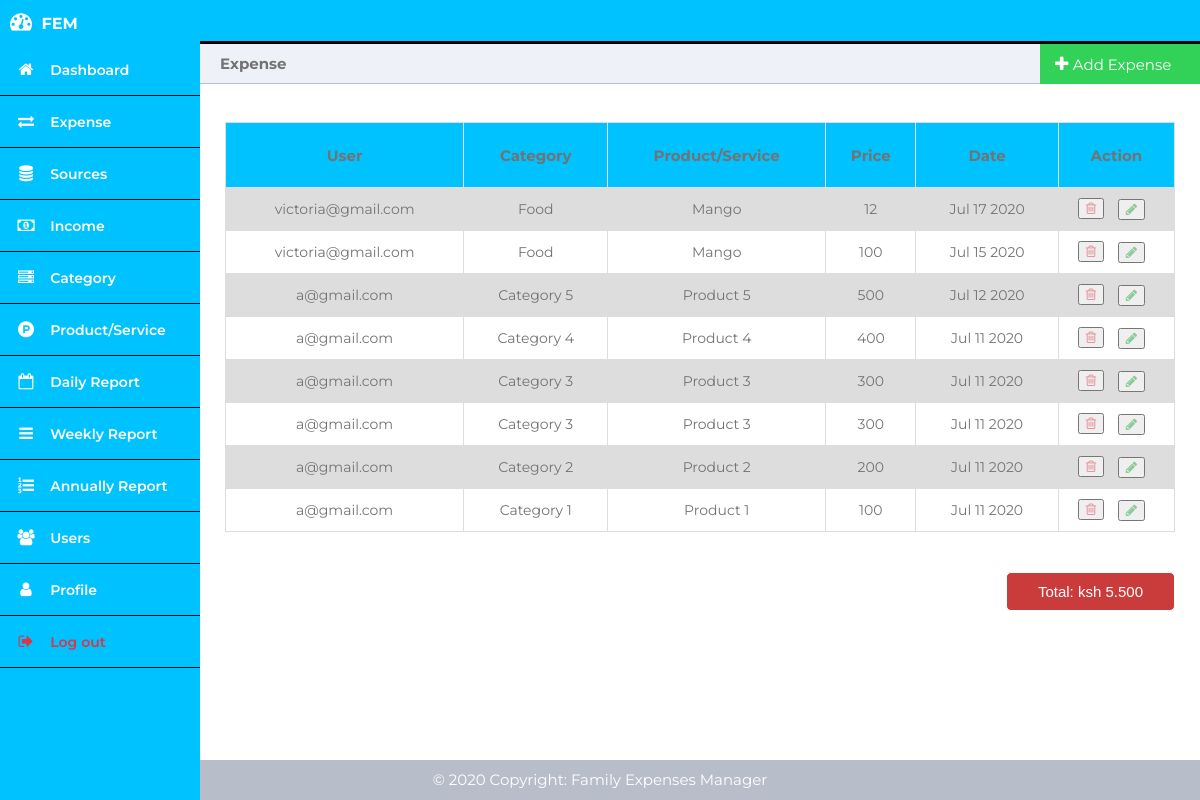
Page /admin/expense.php (signed in) on the earlier database version.
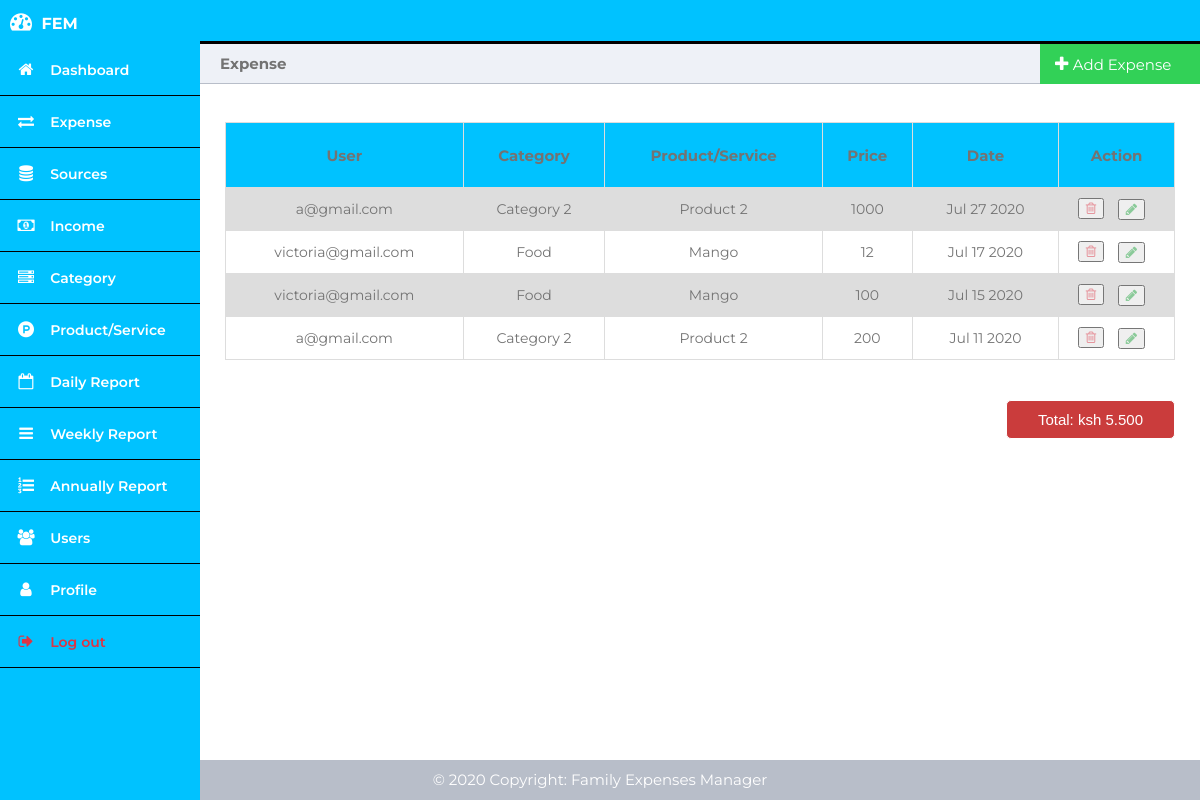
Same page on the later database version.
### tables this page shows
CREATE TABLE `Expense` (
  `expense_id` int(11) NOT NULL,
  `user_id` int(11) NOT NULL,
  `product_service_id` int(11) NOT NULL,
  `price` decimal(10,0) NOT NULL,
  `created_at` timestamp NOT NULL DEFAULT current_timestamp()
);

CREATE TABLE `User` (
  `user_id` int(11) NOT NULL,
  `first_name` varchar(50) NOT NULL,
  `last_name` varchar(50) NOT NULL,
  `user_email` varchar(100) NOT NULL,
  `family_number` int(3) NOT NULL DEFAULT 0,
  `is_admin` tinyint(1) NOT NULL DEFAULT 0,
  `user_password` varchar(200) NOT NULL,
  `created_at` date NOT NULL DEFAULT current_timestamp()
);

CREATE TABLE `ProductServiceCategory` (
  `category_id` int(11) NOT NULL,
  `user_id` int(11) NOT NULL,
  `name` varchar(100) NOT NULL,
  `created_at` timestamp NOT NULL DEFAULT current_timestamp()
);

CREATE TABLE `ProductService` (
  `product_service_id` int(11) NOT NULL,
  `product_service_category_id` int(11) NOT NULL,
  `name` varchar(100) NOT NULL,
  `created_at` timestamp NOT NULL DEFAULT current_timestamp(),
  `user_id` int(11) NOT NULL
);

### admin/expense.php (the view, shortened to what this page needs)
<?php
	require_once('../config/db_connection.php');
?>
<!DOCTYPE html>
<html>
	<head>
		<link rel="stylesheet" href="../css/dashboard.css">
        <link rel="stylesheet" href="https://cdnjs.cloudflare.com/ajax/libs/font-awesome/4.7.0/css/font-awesome.min.css">
	</head>
	<body>
		<?php include('header.php'); ?>
		<div class="main-content">
			<div class="title-left" style="font-size: 15px; color: #737373;">
				Expense
			</div>
			<div class="title-right" id="myBtn">
				<div class="add">
					<i class="fa fa-plus"></i>
					<a style="font-size: 15px;">Add Expense</a>
				</div>
			</div>
            <div>
				<?php include('../errors.php'); ?><br>
			</div>
			<div>
				<?php include('../success.php'); ?><br>
            </div>
			<table style="color: #737373; font-size: 14px;">
				<tr style="height: 65px; font-size: 15px;">
					<th style="color: #737373;">User</th>
					<th style="color: #737373;">Category</th>
					<th style="color: #737373;">Product/Service</th>
					<th style="color: #737373;">Price</th>
					<th style="color: #737373;">Date</th>
					<th style="color: #737373;">Action</th>
				</tr>
				<?php
                    $query   = "SELECT * FROM Expense ORDER BY created_at DESC";
                    $results = mysqli_query($con, $query);
                    if (mysqli_num_rows($results) > 0) {
                        while($row = $results->fetch_assoc()) {
							$user_id = $row['user_id'];
							$query   = "SELECT * FROM User WHERE user_id = '$user_id'";
							$result2 = mysqli_query($con, $query);
							if (mysqli_num_rows($result2) == 1) {
								$user_data = $result2->fetch_assoc();
							}
							$product_service_id = $row['product_service_id'];
							$query   = "SELECT * FROM ProductService WHERE product_service_id = '$product_service_id'";
							$result3 = mysqli_query($con, $query);
							if (mysqli_num_rows($result3) == 1) {
								$product_service_data = $result3->fetch_assoc();
							}
							$product_category_id = $product_service_data['product_service_category_id'];
							$query   = "SELECT * FROM ProductServiceCategory WHERE category_id = '$product_category_id'";
							$result4 = mysqli_query($con, $query);
							if (mysqli_num_rows($result4) == 1) {
								$product_category_data = $result4->fetch_assoc();
							}
                            ?>
								<tr>
									<td><?php echo $user_data['user_email'] ?></td>
									<td><?php echo $product_category_data['name'] ?></td>
									<td><?php echo $product_service_data['name'] ?></td>
									<td><?php echo $row['price'] ?></td>
									<td><?php echo date('M d Y',strtotime($row['created_at'])) ?></td>
									<td>
										<form action="" method="POST" style="margin-left:-40px;">
											<button name="delete-expense">
												<i class="fa fa-trash-o icon-delete" id="delete" title="Delete"></i>
											</button>&nbsp;&nbsp;&nbsp;
										</form>
										<div style="margin-left:30px; margin-top:-20px">
											<button>
												<a href="expense-update.php?id1=<?php echo $_SESSION['user_id'] ?>&id2=<?php echo $row['expense_id'] ?>&id3=<?php echo $product_service_data['product_service_id'] ?>&price=<?php echo $row['price'] ?>">
													<i class="fa fa-pencil icon-edit" title="Edit"></i>
												</a>
											</button>
										</div>
									</td>
								</tr>
							<?php
						}
					}
				?>
			  </table>
			  <div class="table-bottom-space"></div>
			  <div class="table-total">
				<button class="button-error-total">Total: ksh 5.500</button>
			  </div>
		</div>
		<?php include_once("../footer.php"); ?>
	</body>
</html>

### admin/header.php (shortened to what this page needs)
<div class="header" id="header">
	</div>
	<div class="side-nav">
		<a href="dashboard.php" style="text-decoration: none;">
			<div class="logo">
				<i class="fa fa-tachometer"></i>
				<span>FEM</span>
			</div>
		</a>
		<nav>
			<ul>
				<li class="">
					<a href="dashboard.php">
						<span><i class="fa fa-home"></i></span>
						<span>Dashboard</span>
					</a>
				</li>
				<li class="">
					<a href="expense.php">
						<span><i class="fa fa-exchange"></i></span>
						<span>Expense</span>
					</a>
				</li>
				<li>
					<a href="source.php">
						<span><i class="fa fa-database"></i></span>
						<span>Sources</span>
					</a>
				</li>
				<li>
					<a href="income.php">
						<span><i class="fa fa-money"></i></span>
						<span>Income</span>
					</a>
				</li>
				<li>
					<a href="category.php">
						<span><i class="fa fa-server"></i></span>
						<span>Category</span>
					</a>
				</li>
				<li>
					<a href="product-service.php">
						<span><i class="fa fa-product-hunt"></i></span>
						<span>Product/Service</span>
					</a>
				</li>
				<li>
					<a href="daily-report.php">
						<span><i class="fa fa-calendar-o"></i></span>
						<span>Daily Report</span>
					</a>
				</li>
				<li>
					<a href="weekly-report.php">
						<span><i class="fa fa-bars"></i></span>
						<span>Weekly Report</span>
					</a>
				</li>
				<li>
					<a href="annually-report.php">
						<span><i class="fa fa-list-ol"></i></span>
						<span>Annually Report</span>
					</a>
				</li>
				<li class="">
					<a href="users.php">
						<span><i class="fa fa-users"></i></span>
						<span>Users</span>
					</a>
				</li>
				<li>
					<a href="profile.php">
						<span><i class="fa fa-user"></i></span>
						<span>Profile</span>
					</a>
				</li>
				<li>
					<a href="../logout.php">
						<span><i class="fa fa-sign-out" style="color: #dc3545;"></i></span>
						<span class="danger">Log out</span>
					</a>
				</li>
			</ul>
		</nav>
	</div>

### footer.php
<footer>
    <div class="content">
        © <span id="year"></span> Copyright: Family Expenses Manager
    </div>
</footer>

Differences in the rows shown:
removed expense: user.user_email "a@gmail.com", productservicecategory.name "Category 5", product_service.name "Product 5", price "500", created_at "Jul 12 2020"
removed expense: user.user_email "a@gmail.com", productservicecategory.name "Category 4", product_service.name "Product 4", price "400", created_at "Jul 11 2020"
removed expense: user.user_email "a@gmail.com", productservicecategory.name "Category 3", product_service.name "Product 3", price "300", created_at "Jul 11 2020"
removed expense: user.user_email "a@gmail.com", productservicecategory.name "Category 3", product_service.name "Product 3", price "300", created_at "Jul 11 2020"
removed expense: user.user_email "a@gmail.com", productservicecategory.name "Category 1", product_service.name "Product 1", price "100", created_at "Jul 11 2020"
added expense: user.user_email "a@gmail.com", productservicecategory.name "Category 2", product_service.name "Product 2", price "1000", created_at "Jul 27 2020"
